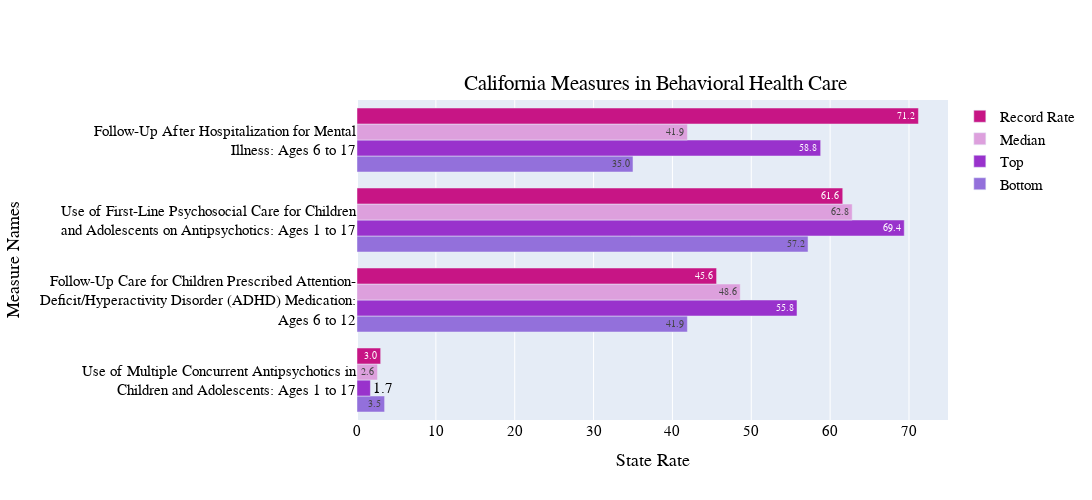

The code cell stored with this chart in its notebook:
### Code cell
bot=CA_BHC['Bottom']
top=CA_BHC['Top']
med=CA_BHC['Median']
sta=CA_BHC['StateRate']
mtype=CA_BHC['MeasureType']
prog_stat= CA_BHC['Eval']

state=CA_BHC['State'].unique()
state=state[0]
dom= CA_BHC['Domain'].unique()
dom=dom[0]



fig = go.Figure(data=[
    go.Bar(name='Bottom', x=CA_BHC['Bottom'], 
           y=CA_BHC['MeasureName'].apply(lambda txt: '<br>'.join(textwrap.wrap(txt, width=50))).tolist() ,
           orientation='h', 
           text=bot,textposition='auto',
           hoverinfo='skip',
           legendrank=4,
          marker_color='mediumpurple'),
    go.Bar(name='Top',  x=CA_BHC['Top'], 
           y=CA_BHC['MeasureName'].apply(lambda txt: '<br>'.join(textwrap.wrap(txt, width=50))).tolist() ,
           orientation='h',
           text=top,textposition='auto',
           hoverinfo='skip', 
           legendrank=3,
          marker_color='darkorchid'),
    go.Bar(name='Median',  x=CA_BHC['Median'], 
           y=CA_BHC['MeasureName'].apply(lambda txt: '<br>'.join(textwrap.wrap(txt, width=50))).tolist() ,
           orientation='h',
           text=med,textposition='auto',
           hoverinfo='skip',
           legendrank=2,
          marker_color='plum'),
    go.Bar(name='Record Rate', x=CA_BHC['StateRate'], 
           y=CA_BHC['MeasureName'].apply(lambda txt: '<br>'.join(textwrap.wrap(txt, width=50))).tolist() ,
           orientation='h',
           text=sta,textposition='auto',
           hovertext= mtype+": "+prog_stat,
           hoverinfo="text",
           legendrank=1,
            marker_color='mediumvioletred'
          ),
       
])
# Change the bar mode
fig.update_layout(barmode='group',
    width=1500,
    height=500, 
    title={
        'text': state+' Measures in '+dom,
        'y':0.85,
        'x':0.6,
        'xanchor': 'center',
        'yanchor': 'top'},
    xaxis_title="State Rate",
    yaxis_title="Measure Names",
   # color= 'viridis',
    font=dict(
        family="Arial",
        size=15,
        color="Black"
       ) 
     #Colorscale(sequential='Viridis')
                 )
 
fig.show()

### Figure 1 — Plotly figure (JSON) as saved in the notebook; plotly's stock layout.template omitted (floating-point values rounded to 4 significant figures)
{"data": [{"hoverinfo": "skip", "legendrank": 4, "marker": {"color": "mediumpurple"}, "name": "Bottom", "orientation": "h", "text": ["3.5", "41.9", "57.2", "35.0"], "textposition": "auto", "type": "bar", "x": [3.5, 41.9, 57.2, 35], "y": ["Use of Multiple Concurrent Antipsychotics in<br>Children and Adolescents: Ages 1 to 17", "Follow-Up Care for Children Prescribed Attention-<br>Deficit/Hyperactivity Disorder (ADHD) Medication:<br>Ages 6 to 12", "Use of First-Line Psychosocial Care for Children<br>and Adolescents on Antipsychotics: Ages 1 to 17", "Follow-Up After Hospitalization for Mental<br>Illness: Ages 6 to 17"]}, {"hoverinfo": "skip", "legendrank": 3, "marker": {"color": "darkorchid"}, "name": "Top", "orientation": "h", "text": ["1.7", "55.8", "69.4", "58.8"], "textposition": "auto", "type": "bar", "x": [1.7, 55.8, 69.4, 58.8], "y": ["Use of Multiple Concurrent Antipsychotics in<br>Children and Adolescents: Ages 1 to 17", "Follow-Up Care for Children Prescribed Attention-<br>Deficit/Hyperactivity Disorder (ADHD) Medication:<br>Ages 6 to 12", "Use of First-Line Psychosocial Care for Children<br>and Adolescents on Antipsychotics: Ages 1 to 17", "Follow-Up After Hospitalization for Mental<br>Illness: Ages 6 to 17"]}, {"hoverinfo": "skip", "legendrank": 2, "marker": {"color": "plum"}, "name": "Median", "orientation": "h", "text": ["2.6", "48.6", "62.8", "41.9"], "textposition": "auto", "type": "bar", "x": [2.6, 48.6, 62.8, 41.9], "y": ["Use of Multiple Concurrent Antipsychotics in<br>Children and Adolescents: Ages 1 to 17", "Follow-Up Care for Children Prescribed Attention-<br>Deficit/Hyperactivity Disorder (ADHD) Medication:<br>Ages 6 to 12", "Use of First-Line Psychosocial Care for Children<br>and Adolescents on Antipsychotics: Ages 1 to 17", "Follow-Up After Hospitalization for Mental<br>Illness: Ages 6 to 17"]}, {"hoverinfo": "text", "hovertext": ["Lower rates are better for this measure: On Track", "Higher rates are better for this measure: Not on Track", "Higher rates are better for this measure: Not on Track", "Higher rates are better for this measure: On Track"], "legendrank": 1, "marker": {"color": "mediumvioletred"}, "name": "Record Rate", "orientation": "h", "text": ["3.0", "45.6", "61.6", "71.2"], "textposition": "auto", "type": "bar", "x": [3, 45.6, 61.6, 71.2], "y": ["Use of Multiple Concurrent Antipsychotics in<br>Children and Adolescents: Ages 1 to 17", "Follow-Up Care for Children Prescribed Attention-<br>Deficit/Hyperactivity Disorder (ADHD) Medication:<br>Ages 6 to 12", "Use of First-Line Psychosocial Care for Children<br>and Adolescents on Antipsychotics: Ages 1 to 17", "Follow-Up After Hospitalization for Mental<br>Illness: Ages 6 to 17"]}], "layout": {"barmode": "group", "font": {"color": "Black", "family": "Arial", "size": 15}, "height": 500, "title": {"text": "California Measures in Behavioral Health Care", "x": 0.6, "xanchor": "center", "y": 0.85, "yanchor": "top"}, "width": 1500, "xaxis": {"title": {"text": "State Rate"}}, "yaxis": {"title": {"text": "Measure Names"}}}}
